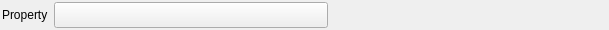
<?xml version="1.0" encoding="UTF-8"?>
<ui version="4.0">
 <class>AttributeMatrixCreationWidget</class>
 <widget class="QFrame" name="AttributeMatrixCreationWidget">
  <property name="geometry">
   <rect>
    <x>0</x>
    <y>0</y>
    <width>609</width>
    <height>30</height>
   </rect>
  </property>
  <layout class="QHBoxLayout" name="horizontalLayout" stretch="0,1,0">
   <property name="leftMargin">
    <number>2</number>
   </property>
   <property name="topMargin">
    <number>2</number>
   </property>
   <property name="rightMargin">
    <number>2</number>
   </property>
   <property name="bottomMargin">
    <number>2</number>
   </property>
   <item>
    <widget class="QLabel" name="label">
     <property name="text">
      <string>Property</string>
     </property>
    </widget>
   </item>
   <item>
    <widget class="DataArrayPathSelectionWidget" name="m_SelectedDataContainerPath">
     <property name="sizePolicy">
      <sizepolicy hsizetype="Preferred" vsizetype="Preferred">
       <horstretch>1</horstretch>
       <verstretch>0</verstretch>
      </sizepolicy>
     </property>
     <property name="text">
      <string/>
     </property>
     <property name="popupMode">
      <enum>QToolButton::InstantPopup</enum>
     </property>
     <property name="toolButtonStyle">
      <enum>Qt::ToolButtonTextBesideIcon</enum>
     </property>
    </widget>
   </item>
   <item>
    <widget class="QtSStringEdit" name="stringEdit" native="true">
     <property name="sizePolicy">
      <sizepolicy hsizetype="Preferred" vsizetype="Preferred">
       <horstretch>1</horstretch>
       <verstretch>0</verstretch>
      </sizepolicy>
     </property>
    </widget>
   </item>
  </layout>
 </widget>
 <customwidgets>
  <customwidget>
   <class>DataArrayPathSelectionWidget</class>
   <extends>QToolButton</extends>
   <header>DataArrayPathSelectionWidget.h</header>
  </customwidget>
  <customwidget>
   <class>QtSStringEdit</class>
   <extends>QWidget</extends>
   <header>QtSStringEdit.h</header>
   <container>1</container>
  </customwidget>
 </customwidgets>
 <resources/>
 <connections/>
</ui>
